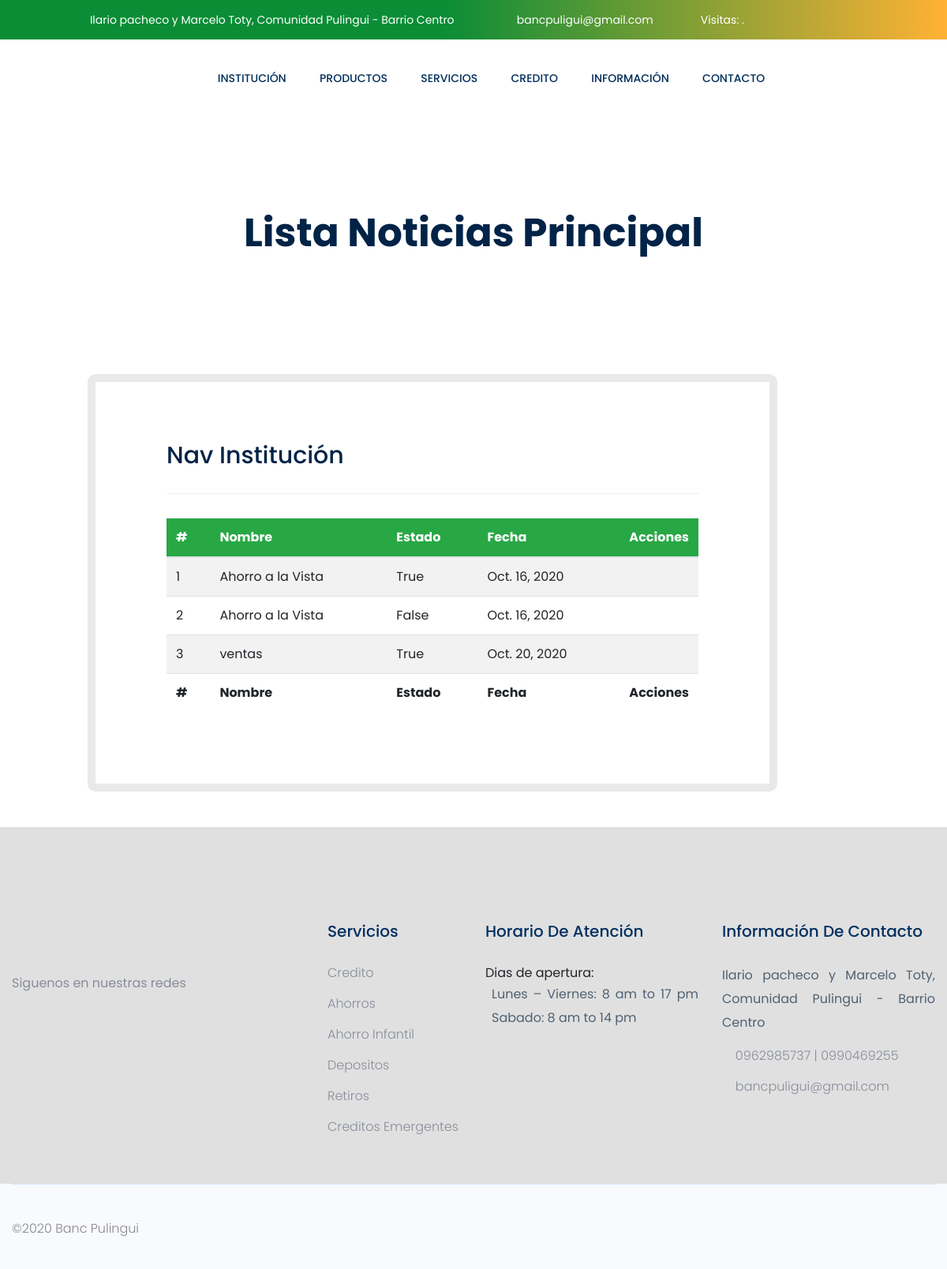
/listar-informacion/ (signed in), run on the app's committed database.
### app/models.py (models this page shows, shortened)
class NoticiaInicio(models.Model):
	name = models.CharField('Nombres',max_length=200)
	description = models.CharField('Descripcion', max_length=200, null=True, blank=True)
	body = RichTextUploadingField('Contenido', null=True,blank=True)
	image = models.ImageField('Imagen',null=True,blank=True, upload_to='noticia-inicio', default='placeholder.png')
	date = models.DateField(auto_now_add=True)
	active = models.BooleanField('Activar', default=False)

### app/views.py (the view)
@login_required(login_url='home')
def listarInformacion (request):
    listpost =  NoticiaInicio.objects.all()
    context = {'listpost':listpost}
    return render (request, 'noticiainicio/list-noticia.html',context)

### templates/noticiainicio/list-noticia.html (shortened to what this page needs)
{% extends 'index.html' %} {% load static %}  {% block container %}
<div class="slider-area">
  <div
    class="single-slider slider-height2 d-flex align-items-center"
    data-background="{% static 'assets/img/hero/serv.jpg' %}"
  >
    <div class="container">
      <div class="row">
        <div class="col-xl-12">
          <div class="hero-cap text-center">
            <h2 style="color: rgb(0, 35, 71);">Lista Noticias Principal</h2>
          </div>
        </div>
      </div>
    </div>
  </div>
</div>
<section class="about_area section_gap">
  <div class="container">
    <div class="row h_blog_item" style="justify-content: center;">
      <div class="col-lg-8">
        <div class="h_blog_text">
          <div class="h_blog_text_inner left right">
            <h4>Nav Institución</h4>
            <hr />
            <div class="main-container">
                <div class="table-responsive">
                    <table id="add-row" class="display table table-striped table-hover">
                        <thead class="bg-success" style="color: white;">
                            <tr>
                                <th>#</th>
                                <th>Nombre</th>
                                <th>Estado</th>
                                <th>Fecha</th>
                                <th style="width: 10%">Acciones</th>
                            </tr>
                        </thead>
                        <tfoot>
                            <tr>
                                <th>#</th>
                                <th>Nombre</th>
                                <th>Estado</th>
                                <th>Fecha</th>
                                <th>Acciones</th>
                            </tr>
                        </tfoot>
                        <tbody>
                            {% for dato in listpost %}
                            <tr>
                                <td>{{dato.id}}</td>
                                <td>{{dato.name}}</td>
                                <td>{{dato.active}}</td>
                                <td>{{dato.date}}</td>
                                <td>
                                    <div class="form-button-action">
                                        <a href="{%  url 'informacion-editar' dato.id %}" data-original-title="Editar Producto">
                                            <i class="fa fa-edit" style="color: rgb(5, 37, 105);"></i>
                                    </a>
                                        <a href="{%  url 'informacion-eliminar' dato.id %}" data-original-title="Eliminar Producto">
                                            <i class="fa fa-times" style="color: rgb(143, 5, 5);"></i>
                                        </a>
                                    </div>
                                </td>
                            </tr>
                            {% endfor %}
                        </tbody>
                    </table>
                </div>
            </div>
          </div>
        </div>
      </div>
    </div>
  </div>
</section>
{% endblock container %}

### templates/noticiainicio/list-noticia.html (style rules this page uses)
.section_gap { padding: 25px 0; }
.h_blog_item .h_blog_text { padding-top: 0px; padding-bottom: 20px; }
.h_blog_item .h_blog_text .h_blog_text_inner { background: #fff; padding: 75px 90px; border-radius: 10px; }
.h_blog_item .h_blog_text .h_blog_text_inner.left { position: relative; z-index: 2; }
.h_blog_item .h_blog_text .h_blog_text_inner.right { margin-left: -104px; position: relative; z-index: 1; border: 10px solid #e9e9e9; }
.h_blog_item .h_blog_text .h_blog_text_inner h4 { color: #002347; font-size: 30px; margin-bottom: 15px; }

### data on the page
NoticiaInicio: id "1", name "Ahorro a la Vista", active "True", date "Oct. 16, 2020"
NoticiaInicio: id "2", name "Ahorro a la Vista", active "False", date "Oct. 16, 2020"
NoticiaInicio: id "3", name "ventas", active "True", date "Oct. 20, 2020"
